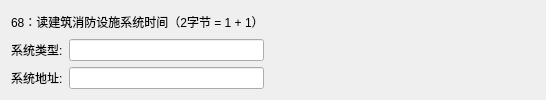
               <widget class="QWidget" name="page_26">
                <layout class="QGridLayout" name="gridLayout_29">
                 <item row="0" column="0" colspan="2">
                  <widget class="QLabel" name="label_107">
                   <property name="maximumSize">
                    <size>
                     <width>16777215</width>
                     <height>60</height>
                    </size>
                   </property>
                   <property name="text">
                    <string>68：读建筑消防设施系统时间（2字节 = 1 + 1）</string>
                   </property>
                  </widget>
                 </item>
                 <item row="1" column="0">
                  <widget class="QLabel" name="label_106">
                   <property name="text">
                    <string>系统类型:</string>
                   </property>
                  </widget>
                 </item>
                 <item row="1" column="1">
                  <widget class="QLineEdit" name="Line_68_1"/>
                 </item>
                 <item row="1" column="2">
                  <spacer name="horizontalSpacer_23">
                   <property name="orientation">
                    <enum>Qt::Orientation::Horizontal</enum>
                   </property>
                   <property name="sizeHint" stdset="0">
                    <size>
                     <width>271</width>
                     <height>20</height>
                    </size>
                   </property>
                  </spacer>
                 </item>
                 <item row="2" column="0">
                  <widget class="QLabel" name="label_105">
                   <property name="text">
                    <string>系统地址:</string>
                   </property>
                  </widget>
                 </item>
                 <item row="2" column="1">
                  <widget class="QLineEdit" name="Line_68_2"/>
                 </item>
                </layout>
               </widget>
